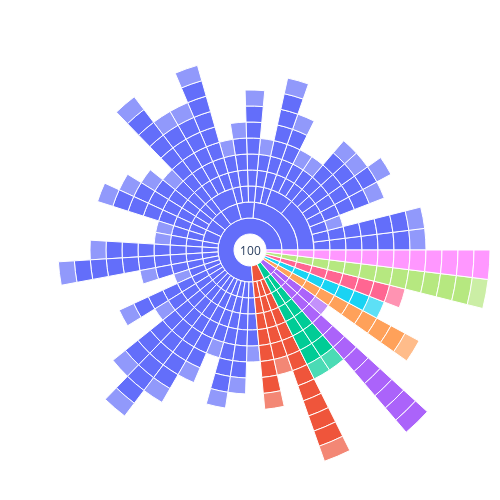

Notebook source saved alongside this figure:
### Code cell
N = 51
visualization_depth = 15

temp = createSunburstVariables(okvqa_full, N)
plotSunburst(temp, N, visualization_depth, use_dash=False)

### Figure 1 — Plotly figure (JSON) as saved in the notebook; plotly's stock layout.template omitted (floating-point values rounded to 4 significant figures; data arrays with more than 128 entries replaced by an {"elided": "..."} marker saying what was removed)
{"data": [{"branchvalues": "total", "domain": {"column": 1}, "hovertemplate": "<b>%{label} </b> <br> Percentage: %{text:.2f}%", "ids": {"elided": "366 str values"}, "insidetextorientation": "radial", "labels": {"elided": "366 str values"}, "maxdepth": 15, "parents": {"elided": "366 str values"}, "text": {"elided": "366 float values"}, "type": "sunburst", "values": {"elided": "366 int values"}}], "layout": {"autosize": false, "height": 500, "margin": {"b": 10, "l": 10, "r": 10, "t": 10}, "uniformtext": {"minsize": 10, "mode": "hide"}, "width": 500}}
